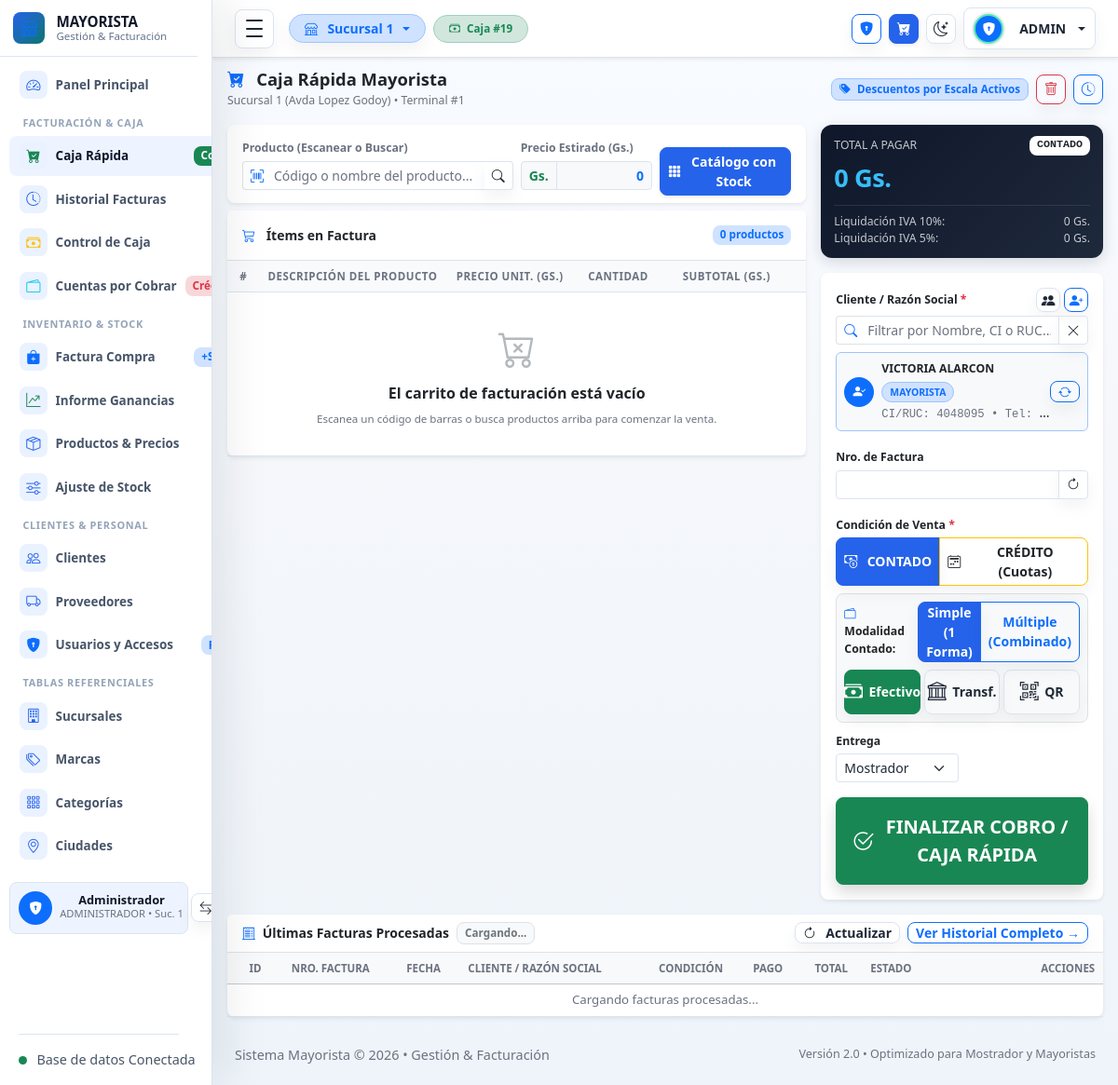
/paginas/movimientos/facturacion.php, run on the app's committed database.
### tables this page shows
CREATE TABLE `apertura_cierre_caja` (
  `id_apertura_cierre_caja` int(11) NOT NULL,
  `fecha_apertura` date NOT NULL,
  `monto_apertura` int(11) NOT NULL,
  `fecha_cierre` date NOT NULL,
  `ingreso_efectivo` int(11) NOT NULL,
  `ingreso_cheque` int(11) NOT NULL,
  `ingreso_tarjeta` int(11) NOT NULL,
  `monto_cierre` int(11) NOT NULL,
  `hora_apertura` time NOT NULL,
  `hora_cierre` time NOT NULL,
  `idusuario` int(11) NOT NULL,
  `estado` varchar(10) NOT NULL,
  `saldo_caja_vuelto` int(11) DEFAULT 0,
  `saldo_transferencia_apertura` int(11) DEFAULT 0,
  `saldo_qr_apertura` int(11) DEFAULT 0,
  `ingreso_transferencia` int(11) DEFAULT 0,
  `ingreso_qr` int(11) DEFAULT 0,
  `gastos` int(11) DEFAULT 0,
  `id_sucursal` int(11) DEFAULT NULL,
  `cierre_caja_chica` int(11) DEFAULT 0,
  `cierre_caja_vuelto` int(11) DEFAULT 0,
  `cierre_transferencia` int(11) DEFAULT 0,
  `cierre_qr` int(11) DEFAULT 0,
  `movimientos_cierre_json` text DEFAULT NULL
);

CREATE TABLE `clientes` (
  `id_cliente` int(11) NOT NULL,
  `id_ciudad` int(11) NOT NULL,
  `nombre_cliente` varchar(50) NOT NULL,
  `apellido_cliente` varchar(50) NOT NULL,
  `cedula_cliente` varchar(20) NOT NULL,
  `telefono_cliente` varchar(30) NOT NULL DEFAULT '',
  `direccion_cliente` varchar(250) NOT NULL,
  `tipo_cliente` varchar(30) NOT NULL DEFAULT 'MAYORISTA',
  `estado` varchar(10) DEFAULT 'ACTIVO',
  `correo` varchar(100) DEFAULT NULL,
  `password` varchar(255) DEFAULT NULL
);

### paginas/movimientos/facturacion.php (the view, shortened to what the rows shown need)
<?php
require_once __DIR__ . '/../../includes/header.php';
require_once __DIR__ . '/../../includes/navbar.php';
$pdo = getDB();
$stmtClientes = $pdo->query("SELECT id_cliente, nombre_cliente, apellido_cliente, cedula_cliente, COALESCE(NULLIF(tipo_cliente, ''), 'MAYORISTA') AS tipo_cliente, telefono_cliente FROM clientes WHERE estado = 'ACTIVO' ORDER BY id_cliente ASC LIMIT 50");
$clientesLista = $stmtClientes->fetchAll(PDO::FETCH_ASSOC);
$clienteDefecto = $clientesLista[0] ?? [
  'id_cliente' => 1,
  'nombre_cliente' => 'CONSUMIDOR',
  'apellido_cliente' => 'FINAL',
  'cedula_cliente' => '000000',
  'tipo_cliente' => 'MAYORISTA',
  'telefono_cliente' => 'S/N'
];
?>
<main class="dashboard-content">
  <div class="container-fluid px-3 px-lg-4 py-3">
    <div class="d-flex flex-wrap align-items-center justify-content-between gap-2 mb-3">
      <div>
        <h1 class="h4 fw-bold mb-0 text-dark">
          <i class="bi bi-cart-check-fill text-primary me-2"></i> Caja Rápida Mayorista
        </h1>
      </div>
    </div>
    <div class="row g-3">
      <div class="col-12 col-xl-8">
        <div class="card border-0 shadow-sm rounded-3">
          <div class="card-body p-0">
            <div class="table-responsive" style="min-height: 210px;">
              <table class="table table-hover align-middle mb-0 factura-grid">
                <thead>
                  <tr>
                    <th style="width: 50px;" class="text-center">#</th>
                    <th>Descripción del Producto</th>
                    <th style="width: 140px;" class="text-end">Precio Unit. (Gs.)</th>
                    <th style="width: 130px;" class="text-center">Cantidad</th>
                    <th style="width: 140px;" class="text-end">Subtotal (Gs.)</th>
                    <th style="width: 50px;" class="text-center"></th>
                  </tr>
                </thead>
              </table>
            </div>
          </div>
        </div>
      </div>
      <div class="col-12 col-xl-4">
        <div class="card border-0 shadow-sm rounded-3">
          <div class="card-body p-3">
            <div class="mb-3 position-relative">
              <div id="boxClienteActivo" class="mt-2 p-2 rounded bg-light border border-primary-subtle d-flex align-items-center justify-content-between">
                <div class="d-flex align-items-center gap-2 overflow-hidden">
                  <div class="text-truncate">
                    <div class="d-flex align-items-center gap-1 flex-wrap">
                      <strong class="text-dark text-truncate small" id="lblClienteNombre">
                        <?= htmlspecialchars(trim($clienteDefecto['nombre_cliente'] . ' ' . $clienteDefecto['apellido_cliente'])) ?>
                      </strong>
                      <span class="badge bg-primary-subtle text-primary border border-primary-subtle rounded-pill" style="font-size: 0.65rem;" id="lblClienteTipo">
                        <?= htmlspecialchars($clienteDefecto['tipo_cliente'] ?? 'MAYORISTA') ?>
                      </span>
                    </div>
                    <small class="text-muted font-monospace" id="lblClienteDoc">
                      CI/RUC: <?= htmlspecialchars($clienteDefecto['cedula_cliente']) ?>
                      <?= !empty($clienteDefecto['telefono_cliente']) ? ' • Tel: ' . htmlspecialchars($clienteDefecto['telefono_cliente']) : '' ?>
                    </small>
                  </div>
                </div>
              </div>
            </div>
          </div>
        </div>
      </div>
    </div>
    <div class="card border-0 shadow-sm rounded-3 mt-3">
      <div class="card-body p-0">
        <div class="table-responsive">
          <table class="table table-hover align-middle mb-0">
            <thead class="table-light">
              <tr>
                <th class="text-center" style="width: 60px;">ID</th>
                <th>Nro. Factura</th>
                <th>Fecha</th>
                <th>Cliente / Razón Social</th>
                <th class="text-center">Condición</th>
                <th class="text-center">Pago</th>
                <th class="text-end">Total</th>
                <th class="text-center">Estado</th>
                <th class="text-end pe-3" style="width: 190px;">Acciones</th>
              </tr>
            </thead>
          </table>
        </div>
      </div>
    </div>
  </div>
</main>
<?php require_once __DIR__ . '/../../includes/footer.php'; ?>

### includes/navbar.php (shortened to what the rows shown need)
<?php
require_once __DIR__ . '/config.php';
$pdo = getDB();
$sucursalActual = (int)($_SESSION['id_sucursal'] ?? 1);
$puedeCambiarSucursal = tienePermiso('cambiar_sucursal');
$stmtCajas = $pdo->prepare("SELECT id_apertura_cierre_caja, id_sucursal, fecha_apertura FROM apertura_cierre_caja WHERE id_sucursal = :suc AND estado = 'ABIERTA' ORDER BY id_apertura_cierre_caja DESC");
$stmtCajas->execute([':suc' => $sucursalActual]);
$cajasAbiertas = $stmtCajas->fetchAll(PDO::FETCH_ASSOC);
?>
    <div class="admin-main">
      <nav class="navbar admin-navbar navbar-expand bg-white border-bottom shadow-sm">
        <div class="container-fluid px-3 px-lg-4">
          <div class="d-none d-md-flex align-items-center ms-3 gap-2">
            <?php if ($puedeCambiarSucursal): ?>
            <div class="dropdown">
              <button class="btn btn-sm bg-primary-subtle text-primary border border-primary-subtle px-3 py-1 rounded-pill dropdown-toggle fw-semibold" type="button" data-bs-toggle="dropdown" aria-expanded="false" title="Cambiar Sucursal Activa">
              </button>
            </div>
            <?php else: ?>
              <span class="badge bg-primary-subtle text-primary border border-primary-subtle px-3 py-2 rounded-pill" title="Sucursal Asignada">
                <i class="bi bi-shop me-1"></i> Sucursal <?= $sucursalActual ?>
              </span>
            <?php endif; ?>
            <?php if (!empty($cajasAbiertas)): ?>
              <a href="<?= BASE_URL ?>paginas/movimientos/caja.php" class="badge bg-success-subtle text-success border border-success-subtle px-3 py-2 rounded-pill text-decoration-none" title="Caja #<?= $cajasAbiertas[0]['id_apertura_cierre_caja'] ?> Abierta">
                <i class="bi bi-cash-stack me-1"></i> Caja #<?= $cajasAbiertas[0]['id_apertura_cierre_caja'] ?>
              </a>
            <?php else: ?>
              <a href="<?= BASE_URL ?>paginas/movimientos/caja.php" class="badge bg-warning-subtle text-warning border border-warning-subtle px-3 py-2 rounded-pill text-decoration-none" title="Sin Caja Abierta - Clic para abrir">
                <i class="bi bi-exclamation-triangle me-1"></i> Caja Cerrada
              </a>
            <?php endif; ?>
          </div>
        </div>
      </nav>

### data on the page
apertura_cierre_caja: id_apertura_cierre_caja "19"
clientes: nombre_cliente+apellido_cliente "VICTORIA ALARCON", cedula_cliente "4048095"

### other printed values
$_SESSION['nombre_usuario'] "Administrador"
$rolActualSidebar "ADMINISTRADOR"
$_SESSION['id_sucursal'] "1"
$sucursalActual "1"
$_SESSION['nick_name'] "ADMIN"
$clienteDefecto['tipo_cliente'] "MAYORISTA"
